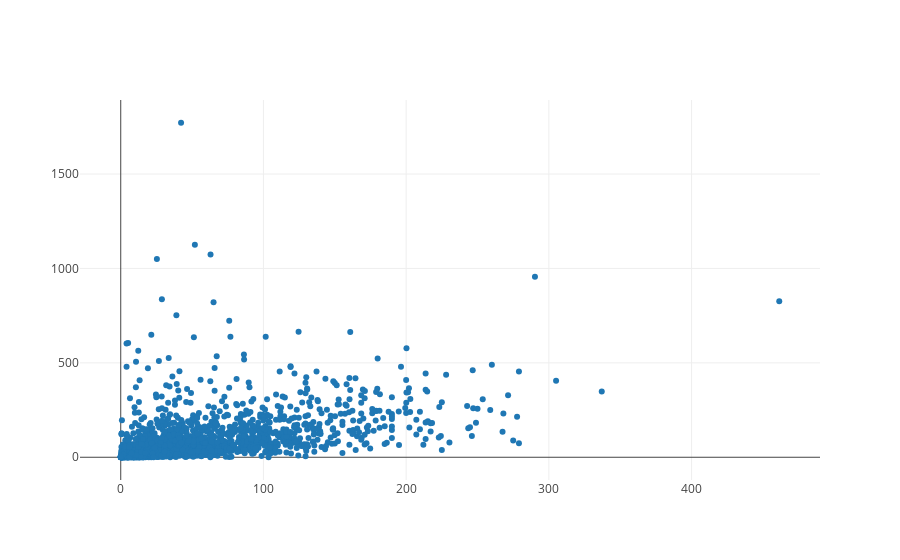

The code cell stored with this chart in its notebook:
### Markdown cell above
> Once we have written the above code, we'll be ready to plot this data. Press shift + enter on the code below and you should see all movies in a graph.

### Code cell
from graph import plot
from plotly.offline import iplot, init_notebook_mode
init_notebook_mode(connected=True)

plot([revenues_per_budgets_trace])

### Figure 1 — Plotly figure (JSON) as saved in the notebook; plotly's stock layout.template omitted (floating-point values rounded to 4 significant figures; data arrays with more than 128 entries replaced by an {"elided": "..."} marker saying what was removed)
{"data": [{"mode": "markers", "name": "data", "text": {"elided": "1776 str values"}, "type": "scatter", "uid": "70e50056-dc5f-11e8-91a7-0242ac110018", "x": {"elided": "1776 float values"}, "y": {"elided": "1776 float values"}}], "layout": {}}
